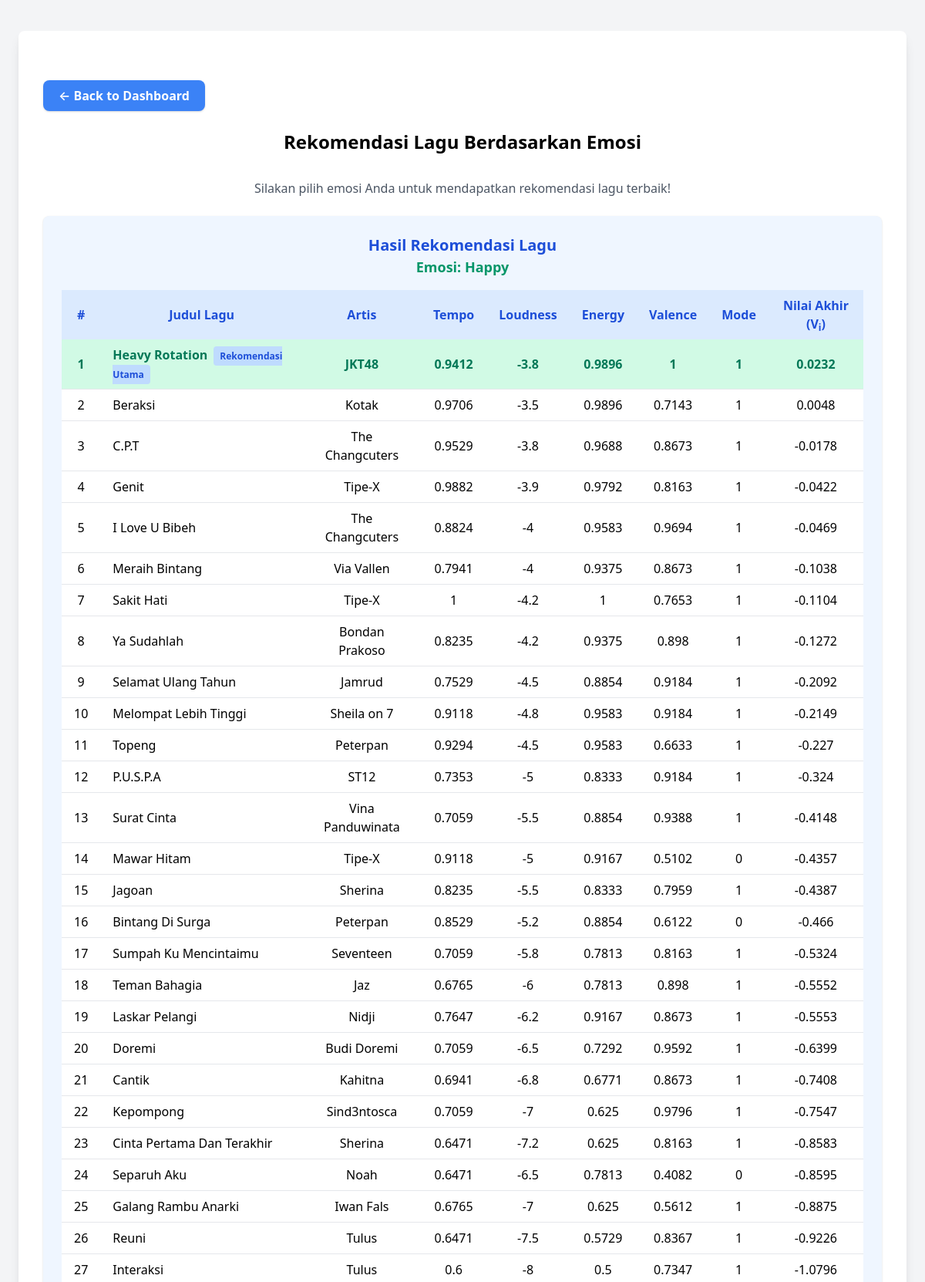
/admin/rekomendasi.php?id_bobot=1 (upper part), run on the app's committed database.
### tables this page shows
CREATE TABLE `bobot` (
  `id_bobot` int(11) NOT NULL,
  `nama_emosi` varchar(20) NOT NULL,
  `w1` double NOT NULL,
  `w2` double NOT NULL,
  `w3` double NOT NULL,
  `w4` double NOT NULL,
  `w5` double NOT NULL
);

CREATE TABLE `alternatif` (
  `id_alternatif` int(11) NOT NULL,
  `judul_lagu` varchar(150) NOT NULL,
  `artis` varchar(100) NOT NULL,
  `lirik` text DEFAULT NULL,
  `c1_tempo` double NOT NULL,
  `c2_loudness` double NOT NULL,
  `c3_energy` double NOT NULL,
  `c4_valence` double NOT NULL,
  `c5_mode` int(11) NOT NULL
);

### admin/rekomendasi.php (the view, shortened to what this page needs)
<?php
require_once __DIR__ . '/../config/database.php';
$selected_bobot = null;
if (isset($_GET['id_bobot'])) {
    $id_bobot = (int)$_GET['id_bobot'];
    $res_bobot = $conn->query('SELECT * FROM bobot WHERE id_bobot=' . $id_bobot);
    $selected_bobot = $res_bobot->fetch_assoc();
}
$alternatif = [];
if ($selected_bobot) {
    $sql = 'SELECT * FROM alternatif';
    $result = $conn->query($sql);
    while ($row = $result->fetch_assoc()) {
        $alternatif[] = $row;
    }
    $max = [
        'c1_tempo' => 0,
        'c2_loudness' => 0,
        'c3_energy' => 0,
        'c4_valence' => 0,
        'c5_mode' => 0
    ];
    foreach ($alternatif as $alt) {
        foreach ($max as $k => $v) {
            if ($alt[$k] > $max[$k]) $max[$k] = $alt[$k];
        }
    }
    $normalisasi = [];
    foreach ($alternatif as $alt) {
        $r1 = $alt['c1_tempo'] / ($max['c1_tempo'] ?: 1);
        $r2 = $alt['c2_loudness'] / ($max['c2_loudness'] ?: 1);
        $r3 = $alt['c3_energy'] / ($max['c3_energy'] ?: 1);
        $r4 = $alt['c4_valence'] / ($max['c4_valence'] ?: 1);
        $r5 = $alt['c5_mode'] / ($max['c5_mode'] ?: 1);
        $normalisasi[] = [
            'id_alternatif' => $alt['id_alternatif'],
            'judul_lagu' => $alt['judul_lagu'],
            'artis' => $alt['artis'],
            'r1' => $r1, 'r2' => $r2, 'r3' => $r3, 'r4' => $r4, 'r5' => $r5
        ];
    }
    $perangkingan = [];
    foreach ($normalisasi as $n) {
        $vi = $selected_bobot['w1']*$n['r1'] + $selected_bobot['w2']*$n['r2'] + $selected_bobot['w3']*$n['r3'] + $selected_bobot['w4']*$n['r4'] + $selected_bobot['w5']*$n['r5'];
        $perangkingan[] = [
            'judul_lagu' => $n['judul_lagu'],
            'artis' => $n['artis'],
            'nilai_akhir' => $vi,
            'r1' => $n['r1'],
            'r2' => $n['r2'],
            'r3' => $n['r3'],
            'r4' => $n['r4'],
            'r5' => $n['r5']
        ];
    }
    usort($perangkingan, function($a, $b) { return $b['nilai_akhir'] <=> $a['nilai_akhir']; });
}
?>
<!DOCTYPE html>
<html lang="id">
<head>
    <link href="https://cdn.jsdelivr.net/npm/tailwindcss@2.2.19/dist/tailwind.min.css" rel="stylesheet">
</head>
<body class="bg-gray-100 min-h-screen flex flex-col items-center justify-center">
    <div class="bg-white shadow-lg rounded-lg py-16 px-8 w-full max-w-6xl mt-10 mb-10">
        <a href="index.php" class="inline-block mb-6 px-5 py-2 rounded-lg bg-blue-500 text-white font-semibold shadow hover:bg-blue-700 transition">&larr; Back to Dashboard</a>
        <h1 class="text-2xl font-bold mb-4 text-center">Rekomendasi Lagu Berdasarkan Emosi</h1>
        <div class="mb-6">
            <p class="text-gray-600 text-center mt-4">Silakan pilih emosi Anda untuk mendapatkan rekomendasi lagu terbaik!</p>
        </div>
        <?php if ($selected_bobot): ?>
        <div class="bg-blue-50 rounded-lg shadow p-6 mt-6">
            <h3 class="text-xl font-bold text-blue-700 mb-4 text-center">Hasil Rekomendasi Lagu<br><span class="text-lg font-semibold text-green-600">Emosi: <?php echo htmlspecialchars($selected_bobot['nama_emosi']); ?></span></h3>
            <div class="overflow-x-auto">
                <table class="min-w-full bg-white rounded shadow">
                    <thead>
                        <tr class="bg-blue-100 text-blue-700">
                            <th class="py-2 px-4">#</th>
                            <th class="py-2 px-4">Judul Lagu</th>
                            <th class="py-2 px-4">Artis</th>
                            <th class="py-2 px-4">Tempo</th>
                            <th class="py-2 px-4">Loudness</th>
                            <th class="py-2 px-4">Energy</th>
                            <th class="py-2 px-4">Valence</th>
                            <th class="py-2 px-4">Mode</th>
                            <th class="py-2 px-4">Nilai Akhir (V<sub>i</sub>)</th>
                        </tr>
                    </thead>
                    <tbody>
                        <?php foreach ($perangkingan as $i => $p): ?>
                        <tr class="border-b <?php echo $i === 0 ? 'bg-green-100 font-bold text-green-700' : ''; ?>">
                            <td class="py-2 px-4 text-center"><?php echo $i+1; ?></td>
                            <td class="py-2 px-4"><?php echo htmlspecialchars($p['judul_lagu']); ?><?php if ($i === 0): ?><span class="ml-2 px-2 py-1 rounded bg-blue-200 text-blue-700 text-xs font-semibold">Rekomendasi Utama</span><?php endif; ?></td>
                            <td class="py-2 px-4 text-center"><?php echo htmlspecialchars($p['artis']); ?></td>
                            <td class="py-2 px-4 text-center"><?php echo round($p['r1'], 4); ?></td>
                            <td class="py-2 px-4 text-center"><?php echo round($p['r2'], 4); ?></td>
                            <td class="py-2 px-4 text-center"><?php echo round($p['r3'], 4); ?></td>
                            <td class="py-2 px-4 text-center"><?php echo round($p['r4'], 4); ?></td>
                            <td class="py-2 px-4 text-center"><?php echo round($p['r5'], 4); ?></td>
                            <td class="py-2 px-4 text-center"><?php echo round($p['nilai_akhir'], 4); ?></td>
                        </tr>
                        <?php endforeach; ?>
                    </tbody>
                </table>
            </div>
        </div>
        <?php endif; ?>
    </div>
</body>
</html>

### data on the page
bobot: nama_emosi "Happy"
alternatif: judul_lagu "Heavy Rotation", shows "Rekomendasi Utama", artis "JKT48", r1 "0.9412", c2_loudness "-3.8", r3 "0.9896", c5_mode "1", nilai_akhir "0.0232"
alternatif: judul_lagu "Beraksi", artis "Kotak", r1 "0.9706", c2_loudness "-3.5", r3 "0.9896", r4 "0.7143", c5_mode "1", nilai_akhir "0.0048"
alternatif: judul_lagu "C.P.T", artis "The Changcuters", r1 "0.9529", c2_loudness "-3.8", r3 "0.9688", r4 "0.8673", c5_mode "1", nilai_akhir "-0.0178"
alternatif: judul_lagu "Genit", artis "Tipe-X", r1 "0.9882", c2_loudness "-3.9", r3 "0.9792", r4 "0.8163", c5_mode "1", nilai_akhir "-0.0422"
alternatif: judul_lagu "I Love U Bibeh", artis "The Changcuters", r1 "0.8824", c2_loudness "-4", r3 "0.9583", r4 "0.9694", c5_mode "1", nilai_akhir "-0.0469"
alternatif: judul_lagu "Meraih Bintang", artis "Via Vallen", r1 "0.7941", c2_loudness "-4", r3 "0.9375", r4 "0.8673", c5_mode "1", nilai_akhir "-0.1038"
alternatif: judul_lagu "Sakit Hati", artis "Tipe-X", c5_mode "1", c2_loudness "-4.2", r4 "0.7653", nilai_akhir "-0.1104"
alternatif: judul_lagu "Ya Sudahlah", artis "Bondan Prakoso", r1 "0.8235", c2_loudness "-4.2", r3 "0.9375", r4 "0.898", c5_mode "1", nilai_akhir "-0.1272"
alternatif: judul_lagu "Selamat Ulang Tahun", artis "Jamrud", r1 "0.7529", c2_loudness "-4.5", r3 "0.8854", r4 "0.9184", c5_mode "1", nilai_akhir "-0.2092"
alternatif: judul_lagu "Melompat Lebih Tinggi", artis "Sheila on 7", r1 "0.9118", c2_loudness "-4.8", r3 "0.9583", r4 "0.9184", c5_mode "1", nilai_akhir "-0.2149"
alternatif: judul_lagu "Topeng", artis "Peterpan", r1 "0.9294", c2_loudness "-4.5", r3 "0.9583", r4 "0.6633", c5_mode "1", nilai_akhir "-0.227"
alternatif: judul_lagu "P.U.S.P.A", artis "ST12", r1 "0.7353", c2_loudness "-5", r3 "0.8333", r4 "0.9184", c5_mode "1", nilai_akhir "-0.324"
alternatif: judul_lagu "Surat Cinta", artis "Vina Panduwinata", r1 "0.7059", c2_loudness "-5.5", r3 "0.8854", r4 "0.9388", c5_mode "1", nilai_akhir "-0.4148"
alternatif: judul_lagu "Mawar Hitam", artis "Tipe-X", r1 "0.9118", c2_loudness "-5", r3 "0.9167", r4 "0.5102", c5_mode "0", nilai_akhir "-0.4357"
alternatif: judul_lagu "Jagoan", artis "Sherina", r1 "0.8235", c2_loudness "-5.5", r3 "0.8333", r4 "0.7959", c5_mode "1", nilai_akhir "-0.4387"
alternatif: judul_lagu "Bintang Di Surga", artis "Peterpan", r1 "0.8529", c2_loudness "-5.2", r3 "0.8854", r4 "0.6122", c5_mode "0", nilai_akhir "-0.466"
alternatif: judul_lagu "Sumpah Ku Mencintaimu", artis "Seventeen", r1 "0.7059", c2_loudness "-5.8", r3 "0.7813", r4 "0.8163", c5_mode "1", nilai_akhir "-0.5324"
alternatif: judul_lagu "Teman Bahagia", artis "Jaz", r1 "0.6765", c2_loudness "-6", r3 "0.7813", r4 "0.898", c5_mode "1", nilai_akhir "-0.5552"
alternatif: judul_lagu "Laskar Pelangi", artis "Nidji", r1 "0.7647", c2_loudness "-6.2", r3 "0.9167", r4 "0.8673", c5_mode "1", nilai_akhir "-0.5553"
alternatif: judul_lagu "Doremi", artis "Budi Doremi", r1 "0.7059", c2_loudness "-6.5", r3 "0.7292", r4 "0.9592", c5_mode "1", nilai_akhir "-0.6399"
alternatif: judul_lagu "Cantik", artis "Kahitna", r1 "0.6941", c2_loudness "-6.8", r3 "0.6771", r4 "0.8673", c5_mode "1", nilai_akhir "-0.7408"
alternatif: judul_lagu "Kepompong", artis "Sind3ntosca", r1 "0.7059", c2_loudness "-7", r3 "0.625", r4 "0.9796", c5_mode "1", nilai_akhir "-0.7547"
alternatif: judul_lagu "Cinta Pertama Dan Terakhir", artis "Sherina", r1 "0.6471", c2_loudness "-7.2", r3 "0.625", r4 "0.8163", c5_mode "1", nilai_akhir "-0.8583"
alternatif: judul_lagu "Separuh Aku", artis "Noah", r1 "0.6471", c2_loudness "-6.5", r3 "0.7813", r4 "0.4082", c5_mode "0", nilai_akhir "-0.8595"
alternatif: judul_lagu "Galang Rambu Anarki", artis "Iwan Fals", r1 "0.6765", c2_loudness "-7", r3 "0.625", r4 "0.5612", c5_mode "1", nilai_akhir "-0.8875"
alternatif: judul_lagu "Reuni", artis "Tulus", r1 "0.6471", c2_loudness "-7.5", r3 "0.5729", r4 "0.8367", c5_mode "1", nilai_akhir "-0.9226"
alternatif: judul_lagu "Interaksi", artis "Tulus", r1 "0.6", c2_loudness "-8", r3 "0.5", r4 "0.7347", c5_mode "1", nilai_akhir "-1.0796"
